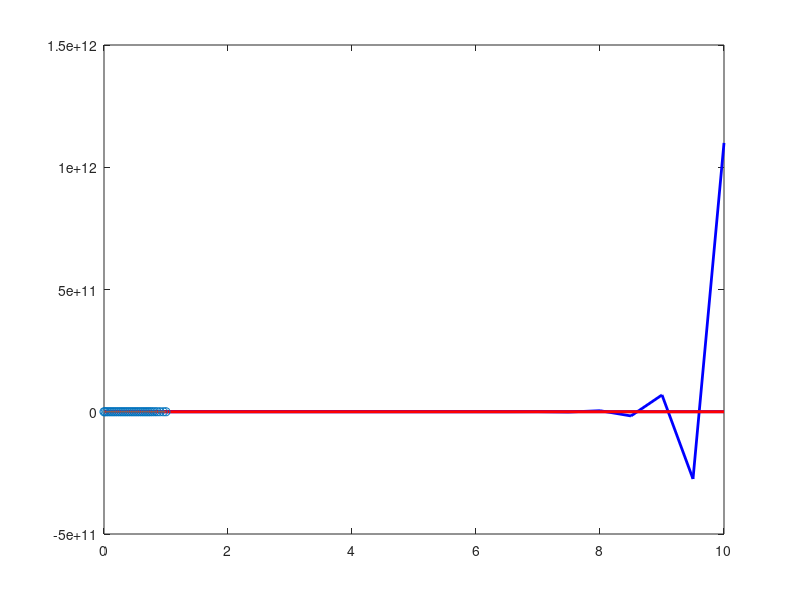

This figure's MATLAB source: (Note: this script raises an error after producing the figure.)
%% Solving the ODE y'(t) = a*y(t), y(0) = 1. The exact solution is y(t) = e^(a*t).

clear 
clc
close

a = -10;
T = 10;
n = 20;
h = T/n;
y = zeros(1,n+1);
y(1) = 1;

%%
% Forward Euler
for j = 1:n
    y(j+1) = y(j) * (1 + a*h);
end

plot(linspace(0,T,n+1),y, '-b', 'LineWidth', 2)
hold on
plot(linspace(0,T,n+1),exp(a*linspace(0,T,n+1)), '-r', 'LineWidth', 2)


%%
close

% Backward Euler
for j = 1:n
    y(j+1) = y(j) / (1 - a*h);
end

plot(linspace(0,T,n+1),y, '-b', 'LineWidth', 2)
hold on
plot(linspace(0,T,n+1),exp(a*linspace(0,T,n+1)), '-r', 'LineWidth', 2)

%% Matlab solvers

a = -10;
F = @(t,y) a*y;
tspan = [0, 1];
y0 = 1;

% opts = odeset('reltol',1e-3,'abstol', 1e-5);
% [tout, yout] =  ode23(F,tspan,y0);
[tout, yout] =  ode23(F,tspan,y0);

plot(tout, yout, 'o-')
hold on
plot(linspace(0,1), y0*exp(a*linspace(0,1)));


%%

F = @(t,y) (1-t)./(1+t.*y^2);
tspan = [0, 10];
y0 = 1;
% ode23tx(F,tspan,y0)

ode23tx(F,tspan,y0);
% plot(tout, yout, 'o-')


%% Harmonic oscillator (mass and spring)

k = 1;
mu = -0.1; % friction
F = @(t,y) [0 1; -k mu]*y;
tspan = [0, 20];
y0 = [0; 1];

[tout, yout] = ode23(F,tspan,y0,1e-6);
% plot(yout(:,1),yout(:,2),'-o')
plot(tout,yout(:,1),'b', tout,yout(:,2),'r')

%% Stiffness (lighting a match, see section 7.9)

clear
clc

F = @(t,y) y^2 - y^3;
delta = 0.00001;
y0 = delta;
tspan = [0 2/delta];
opts = odeset('RelTol',1.e-4);
ode23s(F, tspan, y0, opts);

% [tout, yout] = ode23s(F,tspan,y0,1e-6);
% plot(tout,yout,'-o')

%% Events (Falling body)

clear 
clc

F = @(t,y) [y(2); -1+y(2)^2];
tspan = [0, 5];
y0 = [1; 0];
[tout, yout] = ode23(F,tspan,y0);
plot(tout, yout(:,1), 'o-', tout, 0*tout, '-k')

%% 

clear
clc

F = @(t,y) [y(2); y(2)^2-1];
tspan = [0, 20];
y0 = [1; 0];
opts = odeset('events',@g_fall);
[tout, yout, t_final] = ode23(F,tspan,y0,opts);

plot(tout, yout(:,1), '-o')

t_final
%% Pendulum

clear 
clc

g = 9.81;
L = 1;
alpha = 0.;
F = @(t,y) [y(2); -g/L*sin(y(1))-alpha*y(2)];
tspan = [0, 10];
y0 = [pi/4; 0];
tol = 1e-3;

[tout, yout] = ode113(F,tspan,y0,tol);
% length(tout)
plot(tout, yout(:,1),'o-')
hold on
plot(tout, yout(:,2),'or-')
% plot(yout(:,1), yout(:,2),'o-')

%%

clear 
clc

g = 9.81;
L = 2;
alpha = 0;
F = @(t,y) [y(2); -g/L*sin(y(1))-alpha*y(2)];
tspan = [0, 10];
y0 = [pi/4; 0];

opts = odeset('events', @(t,y)g_pendulum(t,y,y0), 'reltol', 1e-4);
[tout, yout, t_final, y_final] = ode23(@(t,y)F(t,y),tspan,y0,opts);
t_final
plot(tout, yout(:,1),'o-',tout, yout(:,2),'o-r')